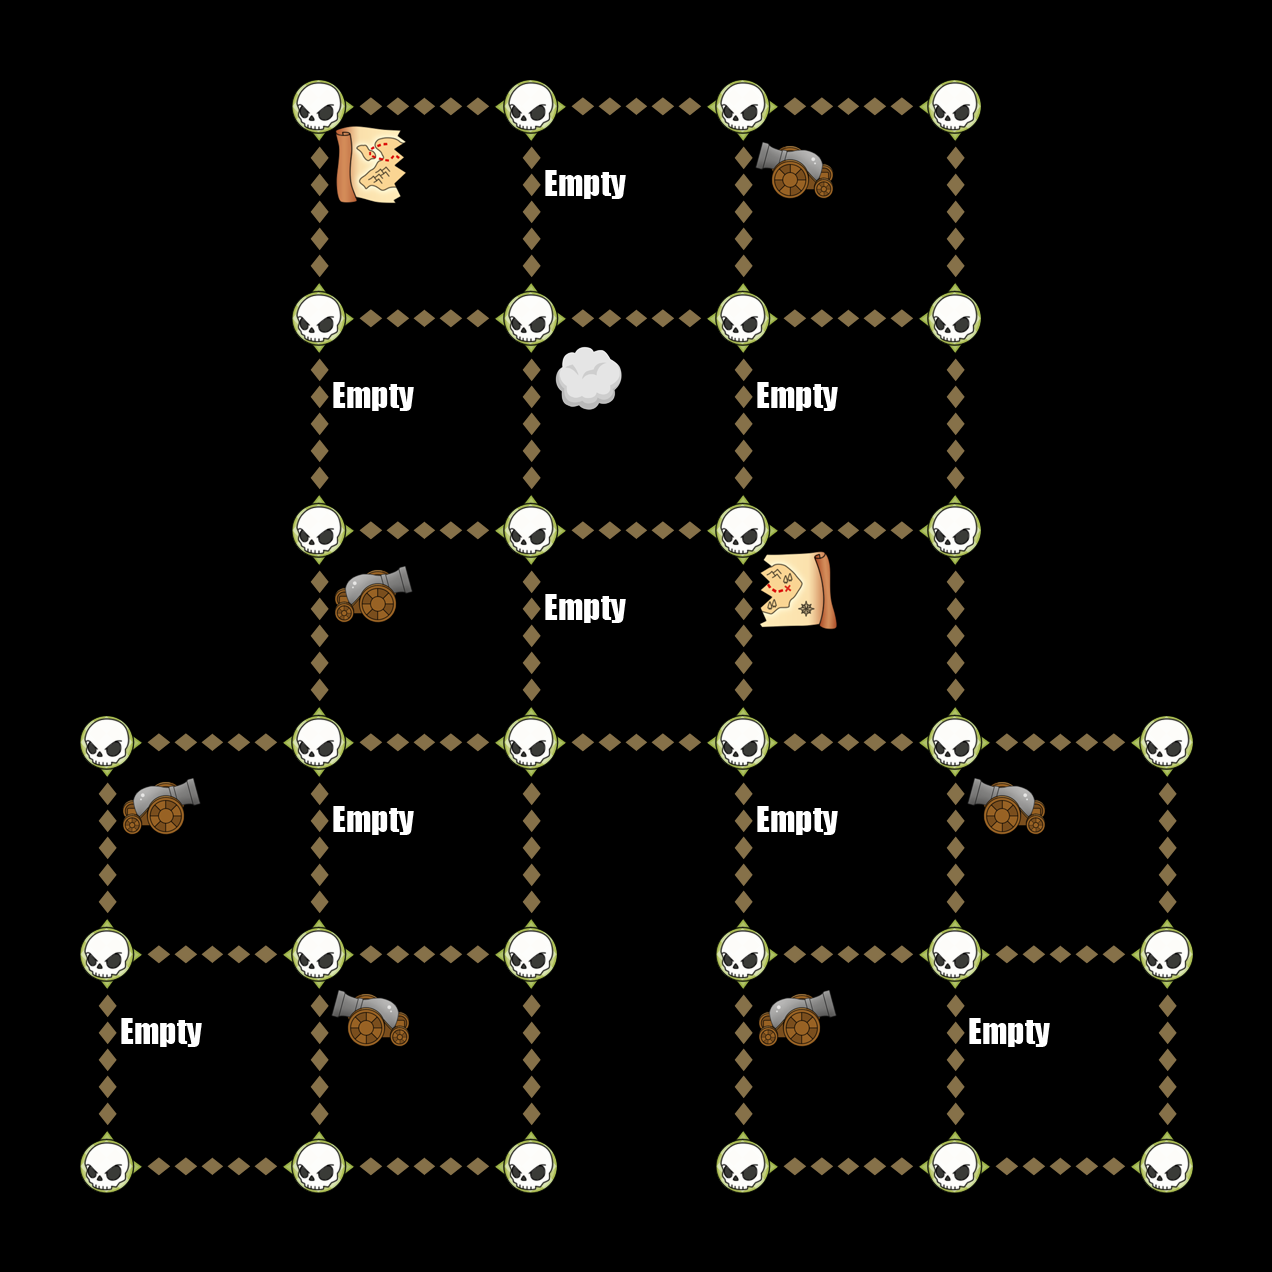

This game map was drawn from its Tiled (.tmx) file and the tilesets committed beside it. A one-line description and the trimmed map source follow:
An orthogonal 6x6 tile map with 212x212 px tiles, 6 tile layers (Down, Up, Left, Right, ...).

<map version="1.0" orientation="orthogonal" width="6" height="6" tilewidth="212" tileheight="212">
 <tileset firstgid="1" name="TileGraphic_Final-ipadhd" tilewidth="212" tileheight="212">
  <image source="TileGraphic_Final-ipadhd.png" width="636" height="1060" />
  <tile id="0">
   <properties>
    <property name="LineFilled" value="True" />
   </properties>
  </tile>
  <tile id="2">
   <properties>
    <property name="Item" value="TreasureBox" />
   </properties>
  </tile>
  <tile id="4">
   <properties>
    <property name="RowFilled" value="True" />
   </properties>
  </tile>
  <tile id="6">
   <properties>
    <property name="Item" value="CannonLeft" />
   </properties>
  </tile>
  <tile id="7">
   <properties>
    <property name="Item" value="ShipRight" />
   </properties>
  </tile>
  <tile id="8">
   <properties>
    <property name="Item" value="MapOne" />
   </properties>
  </tile>
  <tile id="9">
   <properties>
    <property name="Item" value="CannonRight" />
   </properties>
  </tile>
  <tile id="10">
   <properties>
    <property name="Item" value="ShipLeft" />
   </properties>
  </tile>
  <tile id="11">
   <properties>
    <property name="Item" value="MapTwo" />
   </properties>
  </tile>
  <tile id="12">
   <properties>
    <property name="Item" value="Empty" />
   </properties>
  </tile>
  <tile id="13">
   <properties>
    <property name="Item" value="Skull" />
   </properties>
  </tile>
  <tile id="14">
   <properties>
    <property name="Item" value="Fog" />
   </properties>
  </tile>
 </tileset>
 <layer name="Down" width="6" height="6">
  <data>[36 cells, 24 non-empty, 1 distinct tile ids]</data>
 </layer>
 <layer name="Up" width="6" height="6">
  <data>[36 cells, 24 non-empty, 1 distinct tile ids]</data>
 </layer>
 <layer name="Left" width="6" height="6">
  <data>[36 cells, 22 non-empty, 1 distinct tile ids]</data>
 </layer>
 <layer name="Right" width="6" height="6">
  <data>[36 cells, 22 non-empty, 1 distinct tile ids]</data>
 </layer>
 <layer name="Dots" width="6" height="6">
  <data>[36 cells, 30 non-empty, 1 distinct tile ids]</data>
 </layer>
 <layer name="Items" width="6" height="6">
  <data>[36 cells, 17 non-empty, 6 distinct tile ids]</data>
 </layer>
</map>
